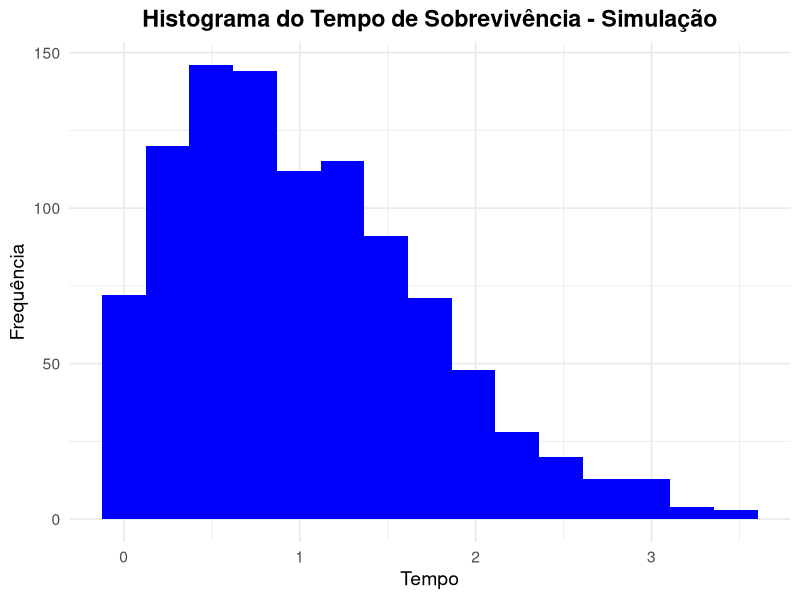
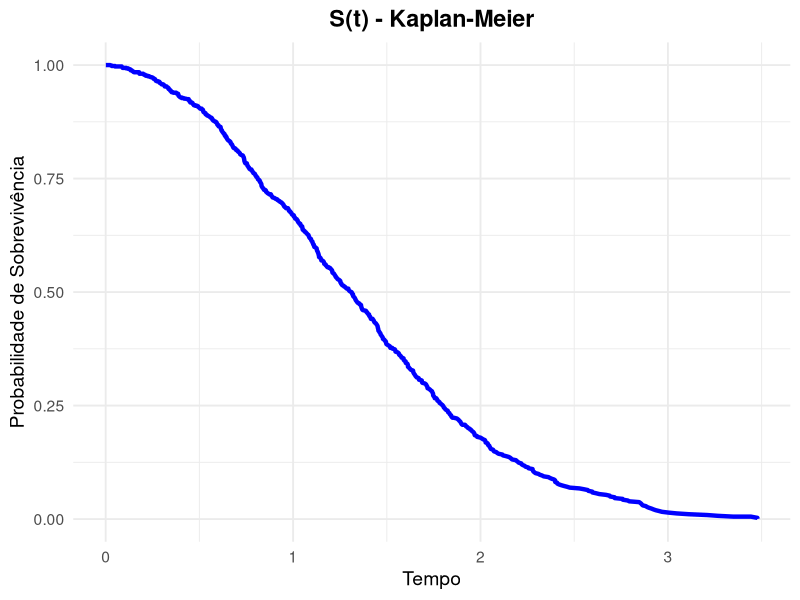
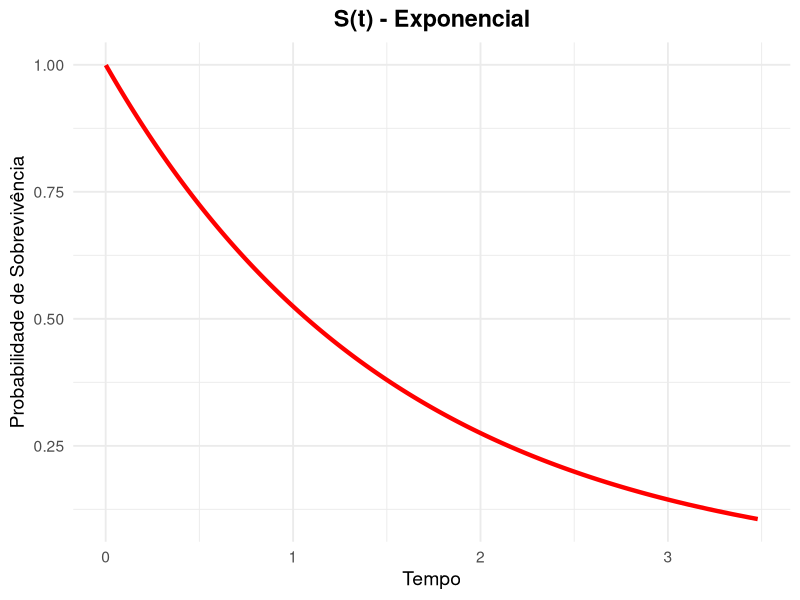
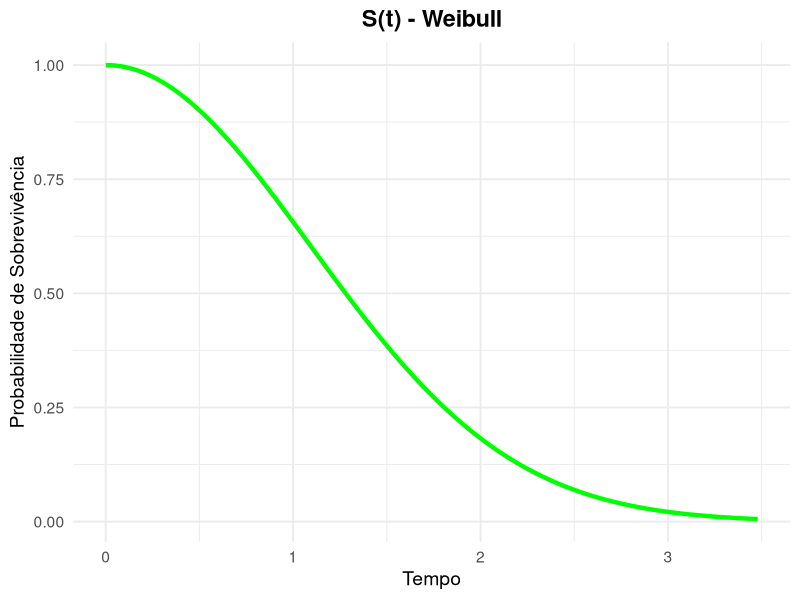
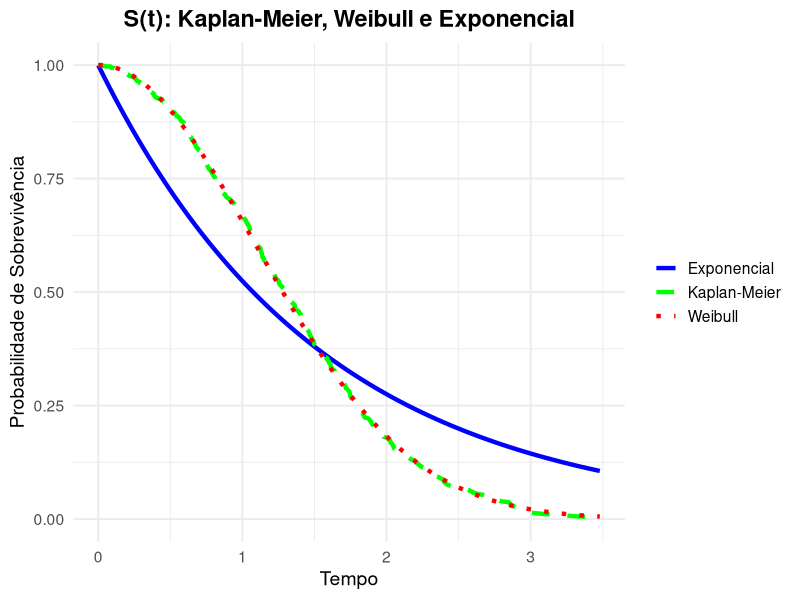

Source code (R) for these figures, in order:
# ---------------------------------------------------------
# ---------------------------------------------------------
# ---------------------------------------------------------
# Análise de Sobrevivência - Modelagem de Dados com Censura
# Analista: Breno C R da Silva
# Data: 19/12/2024
# ---------------------------------------------------------
# ---------------------------------------------------------
# ---------------------------------------------------------

# -----------------------
# [1] Ativação de Pacotes
# -----------------------

library(survival)
library(ggplot2)

# -----------------------
# [2] Simulação dos Dados
# -----------------------

# Definindo Semente
set.seed(123)

# Parâmetros
n <- 1000       # Número total de observações
gamma <- 2      # Parâmetro shape da Weibull
alpha <- 1.5    # Parâmetro scale da Weibull
TaxaExp <- 1    # Taxa da distribuição exponencial
propCens <- 1/3 # Proporção desejada de censuras

# Vetores para armazenar os resultados
Tobservado <- numeric(n)
indCensura <- numeric(n)

# Contadores
nFalhas <- 0
nCensuras <- 0

# Loop para gerar os tempos
for (i in 1:n) {
  # Gerar um tempo de falha e um tempo de censura
  Tfalha <- rweibull(1, shape = gamma, scale = alpha)
  Tcensu <- rexp(1, rate = TaxaExp)
  
  # Verificar qual é o menor tempo
  if (Tfalha <= Tcensu) {
    Tobservado[i] <- Tfalha
    indCensura[i] <- 1 # Falha
    nFalhas <- nFalhas + 1
  } else {
    if (nCensuras < propCens * n) {
      Tobservado[i] <- Tcensu
      indCensura[i] <- 0 # Censura
      nCensuras <- nCensuras + 1
    } else {
      Tobservado[i] <- Tfalha
      indCensura[i] <- 1 # Falha
      nFalhas <- nFalhas + 1
    }
  }
}

# Verificar as proporções
cat("Proporção de falhas:", nFalhas / n, "\n")
cat("Proporção de censuras:", nCensuras / n, "\n")

# Dados simulados
dados <- data.frame(Tempo = Tobservado, Censura = indCensura)

# Histograma
ggplot(data = dados, aes(x = Tempo)) +
  geom_histogram(bins = 15, fill = "blue") +
  labs(title = "Histograma do Tempo de Sobrevivência - Simulação",
       x = "Tempo", y = "Frequência") +
  theme_minimal(base_size = 14) +
  theme(plot.title = element_text(hjust = 0.5, face = "bold"))

# -------------
# [3] Estimação
# -------------

# -------------------------------
# [3.1] Estimação Não Paramátrica
# -------------------------------
# ---------------------------------
# [3.1.1] Estimador de Kaplan-Meier
# ---------------------------------

# Modelo de Kaplan-Meier
ekm <- survfit(Surv(Tempo, Censura) ~ 1, data = dados)

# Formatando como DataFrame
DataEKM <- data.frame(Time = ekm$time, Survival = ekm$surv, Type = "Kaplan-Meier")

# Visualização da curva
ggplot(data = DataEKM, aes(x = Time, y = Survival)) +
  geom_line(color = "blue", lwd = 1.5) +
  labs(title = "S(t) - Kaplan-Meier",
       x = "Tempo", y = "Probabilidade de Sobrevivência") +
  theme_minimal(base_size = 14) +
  theme(plot.title = element_text(hjust = 0.5, face = "bold"))


# ---------------------------
# [3.2] Estimação Paramátrica
# ---------------------------
# --------------------------------
# [3.2.1] Distribuição Exponencial
# --------------------------------

# Função de Sobrevivência
Stexp <- function(t, alpha) exp(-alpha * t)

# EMV de α
emvExp <- sum(dados$Censura) / sum(dados$Tempo)

# EMV da Sobrevivência
EMVSurvExp <- Stexp(dados$Tempo, emvExp)

# Formatando como DataFrame
DataExp <- data.frame(Time = dados$Tempo, Survival = EMVSurvExp, Type = "Exponencial")

# Visualização da curva
ggplot(data = DataExp, aes(x = Time, y = Survival)) +
  geom_line(color = "red", lwd = 1.5) +
  labs(title = "S(t) - Exponencial",
       x = "Tempo", y = "Probabilidade de Sobrevivência") +
  theme_minimal(base_size = 14) +
  theme(plot.title = element_text(hjust = 0.5, face = "bold"))

# ----------------------------
# [3.2.1] Distribuição Weibull
# ----------------------------

# Função de Sobrevivência
StWeibull <- function(t, gamma, alpha) exp(-(t / alpha)^gamma)

# EMV de γ e α
# 1. Função Log-verossimilhança
logWeibull <- function(theta, dados){
  gamma <- theta[1] # Parâmetro de forma
  alpha <- theta[2] # Parâmetro de escala
  
  t <- dados$Tempo   # Tempo de falha
  c <- dados$Censura # Variável indicadora
  
  logv <- (sum(c) * log(gamma)) - (gamma * log(alpha) * sum(c)) +
    (gamma - 1) * sum(c * log(t)) - sum((t / alpha)^gamma)
  return(-logv)
}

# 2. Otimizando
Theta0 <- c(1.5, 1)
estimate <- optim(par = Theta0, fn = logWeibull,
                  gr = NULL, method = "BFGS", hessian = TRUE, dados = dados)

estimate

# EMV da Sobrevivência
EMVSurvWeib <- StWeibull(dados$Tempo, estimate$par[1], estimate$par[2])

# Formatando como DataFrame
DataWeib <- data.frame(Time = dados$Tempo, Survival = EMVSurvWeib, Type = "Weibull")

# Visualização da curva
ggplot(data = DataWeib, aes(x = Time, y = Survival)) +
  geom_line(color = "green", lwd = 1.5) +
  labs(title = "S(t) - Weibull",
       x = "Tempo", y = "Probabilidade de Sobrevivência") +
  theme_minimal(base_size = 14) +
  theme(plot.title = element_text(hjust = 0.5, face = "bold"))

# --------------------
# [4] Análise Conjunta
# --------------------

# Unindo os dados para visualização
AllData <- rbind(DataEKM, DataExp, DataWeib)

# Gráfico com ggplot2
ggplot(AllData, aes(x = Time, y = Survival)) +
  geom_line(aes(color = Type, linetype = Type), lwd = 1.5) +
  labs(title = "S(t): Kaplan-Meier, Weibull e Exponencial",
       x = "Tempo", y = "Probabilidade de Sobrevivência") +
  theme_minimal(base_size = 14) +
  theme(plot.title = element_text(hjust = 0.5, face = "bold"),
        legend.title = element_blank()) +
  scale_color_manual(values = c("blue", "green", "red")) +
  scale_linetype_manual(values = c(1, 2, 3)) # c("solid", "dashed", "dotted")